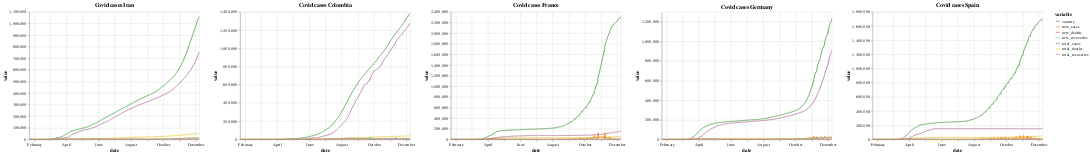

Write notebook code for a chart like this one.
### Code cell
plots["Iran"]|plots["Colombia"]|plots["France"]|plots["Germany"]|plots["Spain"]

### Figure 1 — Vega-Lite specification as saved in the notebook (floating-point values rounded to 4 significant figures; data arrays with more than 128 entries replaced by an {"elided": "..."} marker saying what was removed)
{"config": {"view": {"continuousWidth": 400, "continuousHeight": 300}}, "hconcat": [{"data": {"name": "data-fa27fa3695e6f27099767fe0cb943de7"}, "mark": "line", "encoding": {"color": {"type": "nominal", "field": "variable"}, "x": {"type": "temporal", "field": "date"}, "y": {"type": "quantitative", "field": "value"}}, "selection": {"selector014": {"type": "interval", "bind": "scales", "encodings": ["x", "y"]}}, "title": "Covid cases Iran"}, {"data": {"name": "data-9045bdc588a89b609e217ddc20bbe094"}, "mark": "line", "encoding": {"color": {"type": "nominal", "field": "variable"}, "x": {"type": "temporal", "field": "date"}, "y": {"type": "quantitative", "field": "value"}}, "selection": {"selector016": {"type": "interval", "bind": "scales", "encodings": ["x", "y"]}}, "title": "Covid cases Colombia"}, {"data": {"name": "data-e97b7868b044c208205f209ef642a7ad"}, "mark": "line", "encoding": {"color": {"type": "nominal", "field": "variable"}, "x": {"type": "temporal", "field": "date"}, "y": {"type": "quantitative", "field": "value"}}, "selection": {"selector017": {"type": "interval", "bind": "scales", "encodings": ["x", "y"]}}, "title": "Covid cases France"}, {"data": {"name": "data-edfe75cbc8bf975548399549fd2148ab"}, "mark": "line", "encoding": {"color": {"type": "nominal", "field": "variable"}, "x": {"type": "temporal", "field": "date"}, "y": {"type": "quantitative", "field": "value"}}, "selection": {"selector013": {"type": "interval", "bind": "scales", "encodings": ["x", "y"]}}, "title": "Covid cases Germany"}, {"data": {"name": "data-5d8acf8e60c5ad288f8cbb49ea76f30f"}, "mark": "line", "encoding": {"color": {"type": "nominal", "field": "variable"}, "x": {"type": "temporal", "field": "date"}, "y": {"type": "quantitative", "field": "value"}}, "selection": {"selector012": {"type": "interval", "bind": "scales", "encodings": ["x", "y"]}}, "title": "Covid cases Spain"}], "$schema": "https://vega.github.io/schema/vega-lite/v4.8.1.json", "datasets": {"data-fa27fa3695e6f27099767fe0cb943de7": {"elided": "2254 records"}, "data-9045bdc588a89b609e217ddc20bbe094": {"elided": "2254 records"}, "data-e97b7868b044c208205f209ef642a7ad": {"elided": "2254 records"}, "data-edfe75cbc8bf975548399549fd2148ab": {"elided": "2254 records"}, "data-5d8acf8e60c5ad288f8cbb49ea76f30f": {"elided": "2254 records"}}}
